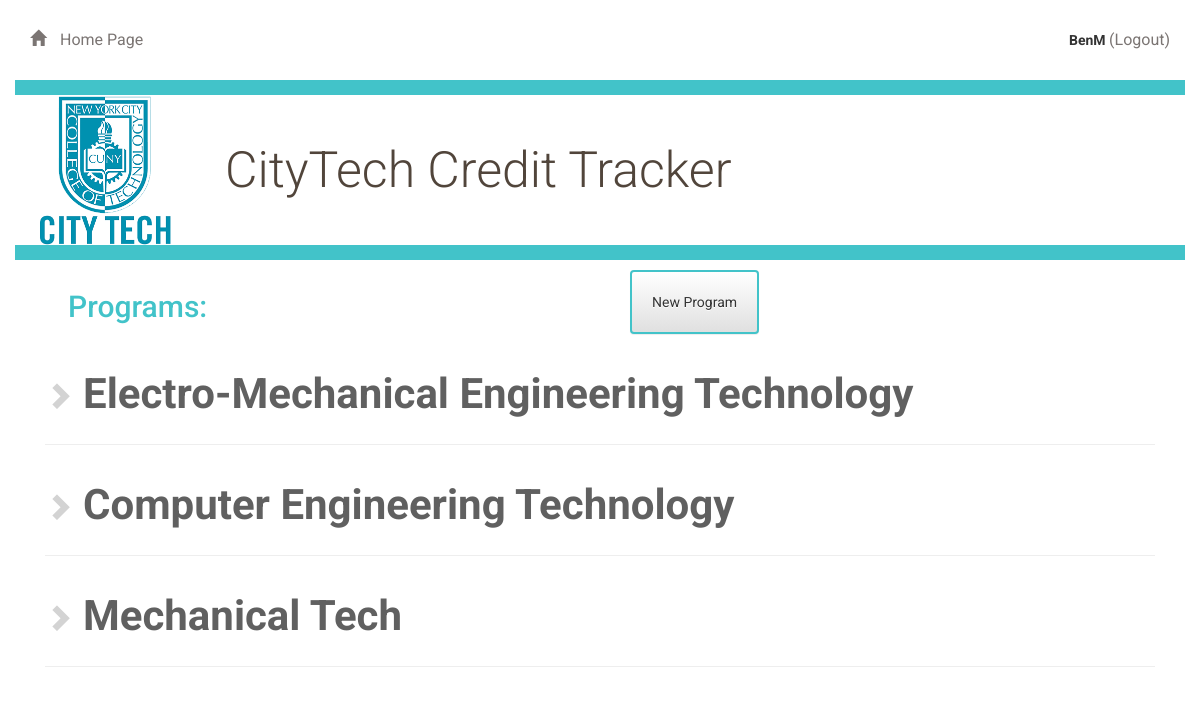
The page /programs (signed in) on the database its author committed.
### app/models.py (models this page shows, shortened)
class User(UserMixin, db.Model):
    __tablename__ = 'user'
    id = db.Column(db.Integer, primary_key=True)
    first_name = db.Column(db.String(64))
    middle_name = db.Column(db.String(64))
    last_name = db.Column(db.String(120))
    email = db.Column(db.String(120), index=True, unique=True)
    username = db.Column(db.String(64), index=True, unique=True)
    password_hash = db.Column(db.String(128))
    role_id = db.Column(db.Integer, db.ForeignKey('role.id'))
    advisor_id = db.Column(db.Integer, db.ForeignKey('user.id'))  # Advisor ID
    advisees = db.relationship('User', backref=db.backref('advisor', remote_side=[id]))

class Programs(db.Model):
    id = db.Column(db.Integer, primary_key=True)
    name = db.Column(db.String(50), nullable=False)
    major_short = db.Column(db.String(8), nullable=False)
    degree_id = db.Column(db.Integer, db.ForeignKey('degree.id'))
    dept_id = db.Column(db.Integer, db.ForeignKey('departments.id'))
    WI_inmajor = db.Column(db.Boolean)
    WI_ingened = db.Column(db.Boolean)

### app/routes.py (the view)
@app.route('/programs')
def progDashboard():
    programs = Programs.query.all()
    depts = Departments.query.all()
    return render_template('programs_dashboard.html', progs = programs, depts = depts)

### app/models.py (called while the page is built)
@login.user_loader
def load_user(id):
    return User.query.get(int(id))

### app/templates/programs_dashboard.html (shortened to what this page needs)
{% extends "base.html" %}
{% block content %}
{% include "header.html" %}
	<div class="container padding-top padding-bottom">
		<div class="col-md-6 col-xs-6"><section class="detail-dash-title"><h2>Programs:</h2></section></div>
		<div class="col-md-6 col-xs-6">
			<a href="{{ url_for('createProgramForm') }}" >
				<button class="btn btn-default button-dept">
					  New Program
				</button>
			</a>
		</div>
	</div>
	<div class="col-md-12 padding-top">
			{% if progs %}
				{% for prog in progs %}
						<a href = "{{ url_for('programDetail', prog_id = prog.id)}}">
							<div class="padding-top ">
								<i class="glyphicon glyphicon-chevron-right" ></i><span class="dept-dash-names">{{prog.name}}</span>
								<hr />
							</div>
						</a>
				{% endfor %}
			{% else %}
				<h3>Currently they're no Programs created. Please click on create Program. </h3>
			{% endif %}
	</div>
{% endblock %}

### app/templates/header.html (shortened to what this page needs)
<div class="row top-menu">
	<div class="col-md-6 col-xs-6">
		<a href="{{url_for('creditDashboard')}}">
			<span class="glyphicon glyphicon-home" aria-hidden="true"></span> Home Page
		</a>
	</div>
	<div class="col-md-6 col-xs-6">
		<div class="login">
			{% if current_user.is_anonymous %}
			<a href="{{url_for('login')}}" >
			  <span class="glyphicons glyphicons-parents" aria-hidden="true" ></span> Login
			</a>
			|
			<a href="{{url_for('userSignup')}}" >
			  <span class="glyphicons glyphicons-parents" aria-hidden="true" ></span> Signup
			</a>
			{% else %}
				<span>
						{{current_user.username}}
				</span>
			  <a href="{{url_for('logout')}}" >
			     (Logout)
			  </a>
			{% endif %}
		</div>
	</div>
</div>
<div>
	<div class="row divider blue">
		<div class="col-md-12"></div>
	</div>
	<div class="row banner main">
		<div class="col-md-2 col-xs-5 citytech-logo"><img src="/static/citytech_logo.png" alt="CityTech Logo" height='150px'></div>
		<div class="col-md-10 col-xs-7 ">
			<h1 class="header-title">CityTech Credit Tracker</h1>
		</div>
	</div>
	<div class="row divider blue">
		<div class="col-md-12"></div>
	</div>
</div>

### app/static/styles.css (style rules this page uses)
* { font-family: "Helvetica Neue Bold", Roboto, Helvetica, Arial, sans-serif; font-weight: 700; }
h1 { font-family: "Helvetica Neue Light", Roboto, Helvetica, Arial, sans-serif; font-size: 50px; color: #51453B; line-height: 60px; font-weight: 300; }
section { float: right; margin: 0 1.5%; margin-right: 50%; }
.padding-top { padding-top: 10px; }
.padding-bottom { padding-bottom: 10px; }
.glyphicon-chevron-right { color: #D3D3D3 !important; font-size: 2em; }
.dept-dash-names { font-size: 3em; color: #606060; }
.detail-dash-title { display: inline-block; float: left; color: #42C3C9; font-weight: 400; }
.btn { padding: 20px; margin: 0; border-color: #42C3C9; border-width: 2px; text-decoration: none; }
.glyphicon { margin-right: 10px; }
.top-menu { padding-top: 30px; padding-bottom: 30px; }
.top-menu a { margin-bottom: 0; line-height: 16px; font-size: 16px; color: #7B7573; font-weight: 400; }
.divider { height: 15px; }
.divider.blue { background-color: #42C3C9; }
.banner.main { height: 150px; background-position: right; background-repeat: no-repeat; background-size: cover; word-wrap: break-word; }
.banner h1 { margin: 45px 0; }
.login { position: relative; float: right; margin-right: 0; }

### rows shown on the page
User: username "BenM"
Programs: name "Electro-Mechanical Engineering Technology"
Programs: name "Computer Engineering Technology"
Programs: name "Mechanical Tech"
